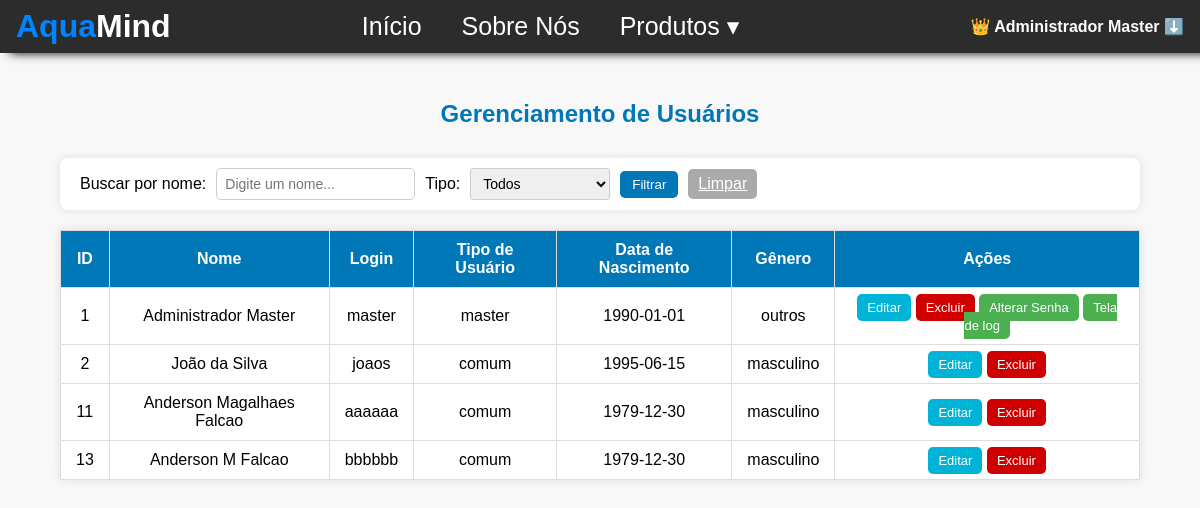
Screenshot of /configuracao/configuracao.php (signed in) with the database file from the repository.
### tables this page shows
CREATE TABLE `usuarios` (
  `id` int(11) NOT NULL,
  `nome` varchar(80) NOT NULL,
  `data_nascimento` date NOT NULL,
  `genero` enum('masculino','feminino','outros') NOT NULL,
  `nome_materno` varchar(80) NOT NULL,
  `email` varchar(100) NOT NULL,
  `telefone` varchar(20) NOT NULL,
  `cpf` varchar(14) NOT NULL,
  `cep` varchar(9) NOT NULL,
  `rua` varchar(100) DEFAULT NULL,
  `bairro` varchar(100) DEFAULT NULL,
  `cidade` varchar(100) DEFAULT NULL,
  `uf` varchar(2) DEFAULT NULL,
  `numero` varchar(10) DEFAULT NULL,
  `login` varchar(20) NOT NULL,
  `senha` varchar(255) NOT NULL,
  `tipo` enum('master','cliente') DEFAULT 'cliente',
  `data_cadastro` timestamp NOT NULL DEFAULT current_timestamp(),
  `tipo_usuario` enum('master','comum') NOT NULL DEFAULT 'comum'
);

### configuracao/configuracao.php (the view, shortened to what this page needs)
<?php
include_once("../config.php");
$filtro_nome = isset($_GET['nome']) ? trim($_GET['nome']) : '';
$filtro_tipo = isset($_GET['tipo']) ? trim($_GET['tipo']) : '';
$sql = "SELECT id, nome, login, tipo_usuario, data_nascimento, genero FROM usuarios WHERE 1=1";
$sql .= " ORDER BY id ASC";
$stmt = $conn->prepare($sql);
$stmt->execute();
$result = $stmt->get_result();
?>
<!DOCTYPE html>
<html lang="pt-BR">
<head>
<link rel="stylesheet" href="../style.css">
</head>
<body>
<div class="navbar">
    <div class="header-inner-content">
      <h1 class="logo">Aqua<span>Mind</span></h1>
      <nav>
        <ul>
          <li><a href="../index.php">Início</a></li>
          <li><a href="../index.php#sobre-empresa">Sobre Nós</a></li>
          <li class="dropdown">
            <a href="../Produtos/produtos.php">Produtos &#9662;</a>
          </li>
        </ul>
      </nav>
      <div class="nav-icon-container">
        <?php if ($_SESSION['tipo_usuario'] === 'master'): ?>
    <div id="user-area">
        <span id="user-name" style="cursor:pointer;font-weight:bold;color:white;">
            👑 <?= htmlspecialchars($_SESSION['usuario_nome']) ?> ⬇️
        </span>
    </div>
        <?php endif; ?>
      </div>
    </div>
</div>
<main>
    <h2>Gerenciamento de Usuários</h2>
    <?php if ($_SESSION['tipo_usuario'] === 'master'): ?>
    <div class="filtro-container">
        <form method="GET" action="">
            <label for="nome">Buscar por nome:</label>
            <input type="text" id="nome" name="nome" value="<?= htmlspecialchars($filtro_nome) ?>" placeholder="Digite um nome...">
            <label for="tipo">Tipo:</label>
            <select id="tipo" name="tipo">
                <option value="todos" <?= $filtro_tipo === 'todos' ? 'selected' : '' ?>>Todos</option>
            </select>
            <button type="submit" class="filtro-btn">Filtrar</button>
            <a href="configuracao.php" class="limpar-btn">Limpar</a>
        </form>
    </div>
    <?php endif; ?>
    <table>
        <tr>
            <th>ID</th>
            <th>Nome</th>
            <th>Login</th>
            <th>Tipo de Usuário</th>
            <th>Data de Nascimento</th>
            <th>Gênero</th>
            <th>Ações</th>
        </tr>
        <?php if ($result && $result->num_rows > 0): ?>
            <?php while ($user = $result->fetch_assoc()): ?>
                <tr>
                    <td><?= htmlspecialchars($user['id']) ?></td>
                    <td><?= htmlspecialchars($user['nome']) ?></td>
                    <td><?= htmlspecialchars($user['login']) ?></td>
                    <td><?= htmlspecialchars($user['tipo_usuario']) ?></td>
                    <td><?= htmlspecialchars($user['data_nascimento']) ?></td>
                    <td><?= htmlspecialchars($user['genero']) ?></td>
                    <td>
                        <?php if ($_SESSION['tipo_usuario'] === 'master'): ?>
                            <a href="editar_usuario.php?id=<?= $user['id'] ?>" class="btn btn-editar">Editar</a>
                            <a href="excluir_usuario.php?id=<?= $user['id'] ?>" class="btn btn-excluir" onclick="return confirm('Tem certeza que deseja excluir este usuário?');">Excluir</a>
                        <?php endif; ?>
                        <?php if ($user['id'] == $_SESSION['usuario_id']): ?>
                            <a href="../login/alterar_senha.php?user_id=<?= $user['id'] ?>" class="btn btn-senha">Alterar Senha</a>
                            <a href="../admin/log_acessos.php?user_id=<?= $user['id'] ?>" class="btn btn-senha">Tela de log</a>
                        <?php endif; ?>
                    </td>
                </tr>
            <?php endwhile; ?>
        <?php else: ?>
            <tr><td colspan="7">Nenhum usuário encontrado.</td></tr>
        <?php endif; ?>
    </table>
</main>
</body>
</html>

### style.css (style rules this page uses)
* { box-sizing: border-box; padding: 0; margin: 0; }
body { font-family: arial; transition: background-color 0.4s ease, color 0.4s ease; padding-top: 70px; }
.navbar { background-color: #2c2c2c; padding: 0.5rem 1rem; position: fixed; top: 0; left: 0; width: 100%; box-shadow: 10px 0px 10px; z-index: 9999; }
.navbar>div { display: flex; align-items: center; justify-content: space-between; position: relative; }
.logo { color: #0084ff; }
.logo span { color: #fff; }
nav ul { display: flex; list-style: none; align-items: center; }
.nav-icon-container { display: flex; align-items: center; }
nav ul li a { color: #fff; cursor: pointer; transition: all 0.2s; display: inline-block; margin-right: 2.5rem; text-decoration: none; font-size: 25px; }
.navbar nav ul li { position: relative; }
.navbar nav ul li.dropdown > a { cursor: pointer; }
html, body { width: 100%; }
.navbar nav { max-width: 100vw; }
.navbar nav ul { width: 100%; }
.filtro-container { width: 90%; max-width: 100%; box-sizing: border-box; overflow: hidden; }
.filtro-container form { display: flex; flex-wrap: wrap; gap: 10px; width: 100%; align-items: center; }
.filtro-container input, .filtro-container select { flex: 1 1 200px; min-width: 140px; max-width: 100%; box-sizing: border-box; }
.filtro-container button, .filtro-container .limpar-btn { flex: 0 0 auto; white-space: nowrap; }
.filtro-container input, .filtro-container select { height: 32px; padding: 4px 8px; font-size: 14px; border-radius: 3px; border: 1px solid #ccc; max-width: 250px; width: auto; line-height: normal; }
.filtro-container input, .filtro-container select { flex: 0 0 auto !important; }
.filtro-container form { align-items: center !important; }

### configuracao/configuracao.php (style rules this page uses)
body { background-color: #f8f8f8; font-family: Arial, sans-serif; }
table { width: 90%; margin: 20px auto; border-collapse: collapse; background: white; box-shadow: 0 0 10px rgba(0,0,0,0.1); }
th, td { padding: 10px 15px; border: 1px solid #ddd; text-align: center; }
th { background-color: #0077b6; color: white; }
h2 { text-align: center; margin-top: 30px; color: #0077b6; }
.btn { padding: 6px 10px; border: none; cursor: pointer; border-radius: 5px; font-size: 13px; text-decoration: none; }
.btn-editar { background-color: #00b4d8; color: white; }
.btn-excluir { background-color: #d00000; color: white; }
.btn-senha { background-color: #4CAF50; color: white; }
.filtro-container { width: 90%; margin: 30px auto 10px; display: flex; justify-content: space-between; align-items: center; background: white; padding: 10px 20px; box-shadow: 0 0 8px rgba(0,0,0,0.1); border-radius: 8px; }
.filtro-container form { display: flex; align-items: center; gap: 10px; }
input[type="text"], select { padding: 6px 8px; border-radius: 5px; border: 1px solid #ccc; font-size: 14px; }
button.filtro-btn { background-color: #0077b6; color: white; padding: 6px 12px; border-radius: 5px; border: none; cursor: pointer; }
.limpar-btn { background-color: #aaa; color: white; padding: 6px 10px; border-radius: 5px; border: none; cursor: pointer; }
#user-area { position: relative; display: inline-block; }

### rows the page displays
usuarios: id "1", nome "Administrador Master", login "master", tipo_usuario "master", data_nascimento "1990-01-01", genero "outros"
usuarios: id "2", nome "João da Silva", login "joaos", tipo_usuario "comum", data_nascimento "1995-06-15", genero "masculino"
usuarios: id "11", nome "Anderson Magalhaes Falcao", login "aaaaaa", tipo_usuario "comum", data_nascimento "1979-12-30", genero "masculino"
usuarios: id "13", nome "Anderson M Falcao", login "bbbbbb", tipo_usuario "comum", data_nascimento "1979-12-30", genero "masculino"

### other values shown
$_SESSION['usuario_nome'] "Administrador Master"
